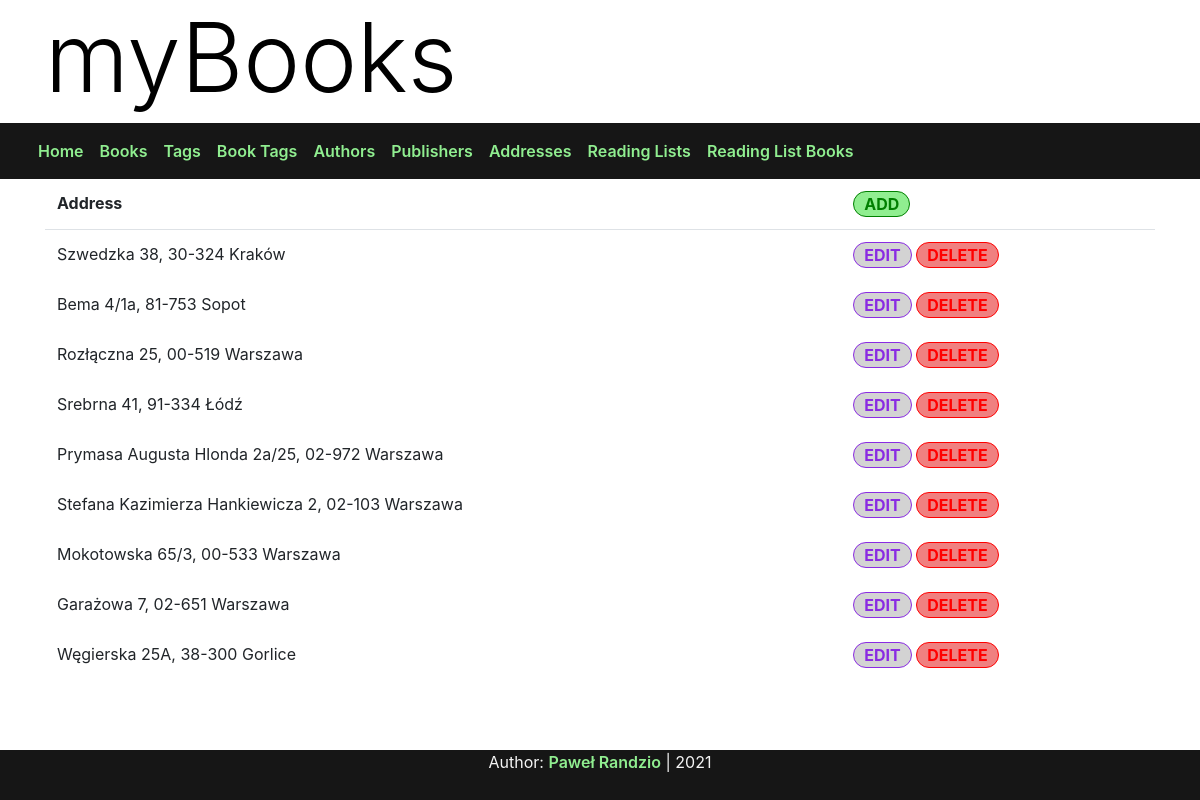
The page /address/list on the database its author committed.
### viewer/models.py (models this page shows)
class Address(models.Model):
    street = models.CharField(max_length=255, blank=True, null=True)
    building = models.CharField(max_length=8)
    local = models.CharField(max_length=8, blank=True, null=True)
    zip_code = models.CharField(max_length=8)
    city = models.CharField(max_length=255)
    def __str__(self):
        if self.local is None:
            if self.street is None:
                return str(self.city) + " " + str(self.building) + ", " + str(self.zip_code)
            else:
                return str(self.street) + " " + str(self.building) + ", " + str(self.zip_code) + " " + str(self.city)
        else:
            return str(self.street) + " " + str(self.building) + "/" + str(self.local) + ", " + str(self.zip_code)\
                   + " " + str(self.city)

### viewer/views.py (the view)
# urls.py: path('address/list', address_list, name="address_list"),
def address_list(request):
    content = {"addresses": Address.objects.all()}
    return render(request, 'addressList.html', content)

### templates/addressList.html (shortened to what this page needs)
{% extends 'base.html' %}
{% load static %}
{% block styles %}
<link rel="stylesheet" type="text/css" href="{% static '/styles/lists.css' %}">
{% endblock %}
{% block content %}
<div class="contains-table">
    <table class="table table-borderless">
        <thead class="border-bottom font-weight-bold">
            <tr>
                <td>Address</td>
                <td>
                    <a href="{% url 'add_address' %}" class="add-button">
                        ADD
                    </a>
                </td>
            </tr>
        </thead>
        <tbody>
            {% for address in addresses %}
                <tr>
                    <td>{{address}}</td>
                    <td>
                        <a href="{% url 'edit_address' address.id %}" class="edit-button">
                            EDIT
                        </a>
                        <form action="{% url 'delete_address' address.id %}" method="post" class="d-inline">
                            <button type="submit" class="delete-button">
                                DELETE
                            </button>
                        </form>
                    </td>
                </tr>
            {% endfor %}
        </tbody>
    </table>
</div>
{% endblock %}

### static/styles/lists.css (style rules this page uses)
.add-button { display: inline-flex; padding: 0 10px 0 10px; justify-content: center; color: green; background-color: lightgreen; border: 1px solid green; border-radius: 50px; }
.edit-button { display: inline-flex; padding: 0 10px 0 10px; justify-content: center; color: blueviolet; background-color: lightgrey; border: 1px solid blueviolet; border-radius: 50px; font-weight: bold; }
.delete-button { display: inline-flex; padding: 0 10px 0 10px; justify-content: center; color: red; background-color: lightcoral; border: 1px solid red; border-radius: 50px; font-weight: bold; }

### rows shown on the page
Address: local+street+building "Szwedzka 38, 30-324 Kraków"
Address: local+street+building "Bema 4/1a, 81-753 Sopot"
Address: local+street+building "Rozłączna 25, 00-519 Warszawa"
Address: local+street+building "Srebrna 41, 91-334 Łódź"
Address: local+street+building "Prymasa Augusta Hlonda 2a/25, 02-972 Warszawa"
Address: local+street+building "Stefana Kazimierza Hankiewicza 2, 02-103 Warszawa"
Address: local+street+building "Mokotowska 65/3, 00-533 Warszawa"
Address: local+street+building "Garażowa 7, 02-651 Warszawa"
Address: local+street+building "Węgierska 25A, 38-300 Gorlice"
